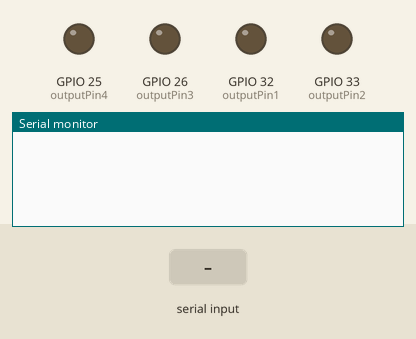
Simulated run of this sketch. Board: ESP32. Parts: output pins drawn as LEDs (lit = HIGH), the last lines printed to the serial monitor. The test bench sets the inputs (shaded band). Nothing arrives over Bluetooth unless stated.

Above: at 1.2 s.
1.3 s: "w" received over the second serial link
At 2.1 s:
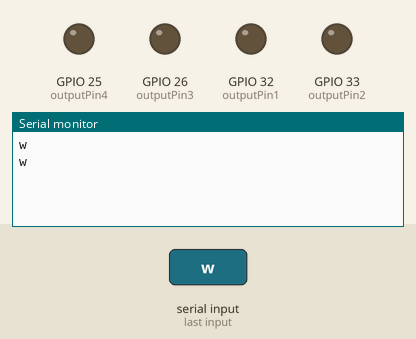
2.8 s: "a" received over the second serial link
At 3.3 s:
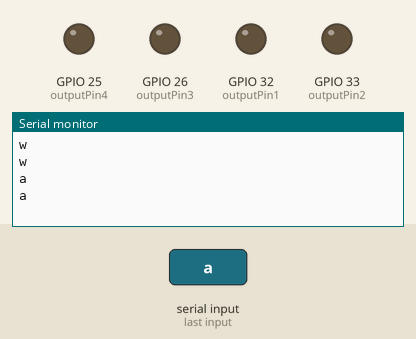
4.3 s: "s" received over the second serial link
At 5.5 s:
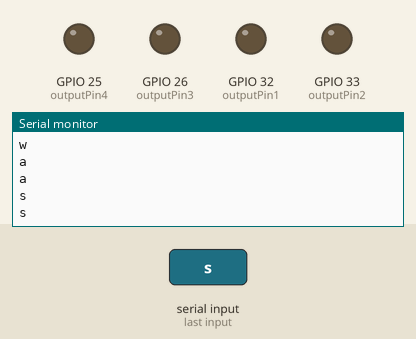
5.8 s: "d" received over the second serial link
At 6.7 s:
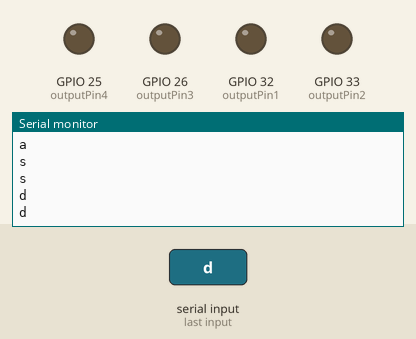

Measured:
- after the input at 1.3 s, the serial monitor: prints a new line at once (image 1)
- after the input at 2.8 s, the serial monitor: prints a new line at once (image 2)
- after the input at 4.3 s, the serial monitor: prints a new line at once (image 3)
- after the input at 5.8 s, the serial monitor: prints a new line at once (image 4)

The sketch:

ledcWrite.ino
```cpp
#include <BluetoothSerial.h>

BluetoothSerial SerialBT;

const int outputPin1 = 32;
const int outputPin2 = 33;
const int outputPin3 = 26;
const int outputPin4 = 25;

void forward(uint32_t pwm);
void backward(uint32_t pwm);
void left(uint32_t pwm);
void right(uint32_t pwm);

void setup() {
  SerialBT.begin("ESP32LED");      // Bluetoothシリアルに「ESP32LED」という名前をつけて初期化
  Serial.begin(9600);            // シリアルモニタの初期化

  pinMode(outputPin1, OUTPUT);
  pinMode(outputPin2, OUTPUT);
  pinMode(outputPin3, OUTPUT);
  pinMode(outputPin4, OUTPUT);

  ledcSetup(0, 5000, 8);
  ledcSetup(1, 5000, 8);
  ledcSetup(2, 5000, 8);
  ledcSetup(3, 5000, 8);

  ledcAttachPin(outputPin1, 0);
  ledcAttachPin(outputPin2, 1);
  ledcAttachPin(outputPin3, 2);
  ledcAttachPin(outputPin4, 3);

}

void loop() {

  if (SerialBT.available()) {      // Bluetoothシリアルに受信したかどうかを調べる
    char ch = SerialBT.read();     // 受信した文字を得る
    Serial.println(ch);            // 受信した文字をシリアルモニタに出力

    if (ch == 'w') {               // 受信した文字が「w」の場合
      Serial.println("w");
      forward(250);
    }
    else if (ch == 'a') {          // 受信した文字が「a」の場合
      Serial.println("a");
      left(250);
    }
    else if (ch == 's') {          // 受信した文字が「s」の場合
      Serial.println("s");
      backward(250);
    }
    else if (ch == 'd') {          // 受信した文字が「d」の場合
      Serial.println("d");
      right(250);
    }
    else{
      ledcWrite(0,0);
      ledcWrite(1,0);
      ledcWrite(2,0);
      ledcWrite(3,0);
    }
  }
  else{
    ledcWrite(0,0);
    ledcWrite(1,0);
    ledcWrite(2,0);
    ledcWrite(3,0);
  }

}

void forward(uint32_t pwm) {
  ledcWrite(0,pwm);
  ledcWrite(1,0);
  ledcWrite(2,pwm);
  ledcWrite(3,0);
}

void backward(uint32_t pwm) {
  ledcWrite(0,0);
  ledcWrite(1,pwm);
  ledcWrite(2,0);
  ledcWrite(3,pwm);
}

void left(uint32_t pwm) {
  ledcWrite(0,pwm);
  ledcWrite(1,0);
  ledcWrite(2,0);
  ledcWrite(3,pwm);
}

void right(uint32_t pwm) {
  ledcWrite(0,0);
  ledcWrite(1,pwm);
  ledcWrite(2,pwm);
  ledcWrite(3,0);
}
```
